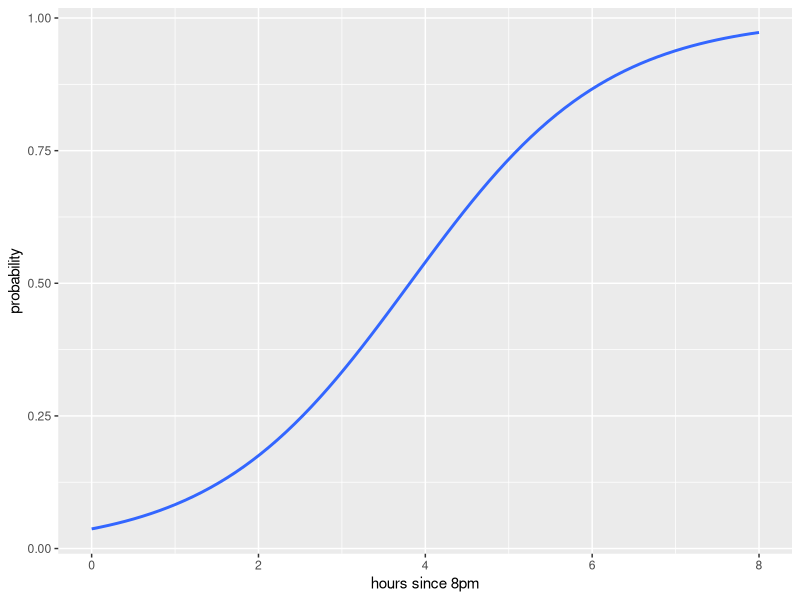

Write the R code that produced this figure.
## ---- chunk 1
knitr::opts_chunk$set(echo = FALSE)
library(ggplot2)
## ---- chunk 2
set.seed(666)
x1 = seq(0,8,0.05)           # some continuous variables 

z =  -4 + 1*x1        # linear combination with a bias
pr = 1/(1+exp(-z))       # pass through an inv-logit function
#pr = pr - (0.25*min(pr))
y = rbinom(length(x1),1,pr)      # bernoulli response variable

df = data.frame(y=y,x1=x1)

mod <- glm(y ~ x1, data = df)

#predict(mod, newdata = data.frame(x1 = 3)) # 0.3786
ggplot(df, aes(x = x1, y = y)) +
  #geom_point() +
  geom_smooth(method = "glm", method.args = list(family = "binomial"), se = FALSE) +
  xlab("hours since 8pm") +
  ylab("probability")
